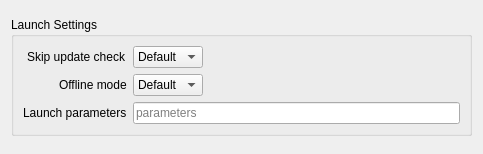
<?xml version="1.0" encoding="UTF-8"?>
<ui version="4.0">
 <class>GameSettings</class>
 <widget class="QWidget" name="GameSettings">
  <property name="geometry">
   <rect>
    <x>0</x>
    <y>0</y>
    <width>483</width>
    <height>154</height>
   </rect>
  </property>
  <property name="windowTitle">
   <string>GameSettings</string>
  </property>
  <layout class="QVBoxLayout" name="game_settings_layout">
   <item>
    <widget class="QGroupBox" name="launch_settings_group">
     <property name="sizePolicy">
      <sizepolicy hsizetype="Preferred" vsizetype="Fixed">
       <horstretch>0</horstretch>
       <verstretch>0</verstretch>
      </sizepolicy>
     </property>
     <property name="title">
      <string>Launch Settings</string>
     </property>
     <layout class="QFormLayout" name="launch_settings_layout">
      <property name="labelAlignment">
       <set>Qt::AlignRight|Qt::AlignTrailing|Qt::AlignVCenter</set>
      </property>
      <item row="0" column="0">
       <widget class="QLabel" name="skip_update_label">
        <property name="text">
         <string>Skip update check</string>
        </property>
       </widget>
      </item>
      <item row="0" column="1">
       <widget class="QComboBox" name="skip_update">
        <property name="sizePolicy">
         <sizepolicy hsizetype="Maximum" vsizetype="Fixed">
          <horstretch>0</horstretch>
          <verstretch>0</verstretch>
         </sizepolicy>
        </property>
        <item>
         <property name="text">
          <string>Default</string>
         </property>
        </item>
        <item>
         <property name="text">
          <string>Yes</string>
         </property>
        </item>
        <item>
         <property name="text">
          <string>No</string>
         </property>
        </item>
       </widget>
      </item>
      <item row="1" column="0">
       <widget class="QLabel" name="offline_label">
        <property name="text">
         <string>Offline mode</string>
        </property>
       </widget>
      </item>
      <item row="1" column="1">
       <widget class="QComboBox" name="offline">
        <property name="sizePolicy">
         <sizepolicy hsizetype="Maximum" vsizetype="Fixed">
          <horstretch>0</horstretch>
          <verstretch>0</verstretch>
         </sizepolicy>
        </property>
        <item>
         <property name="text">
          <string>Default</string>
         </property>
        </item>
        <item>
         <property name="text">
          <string>Yes</string>
         </property>
        </item>
        <item>
         <property name="text">
          <string>No</string>
         </property>
        </item>
       </widget>
      </item>
      <item row="2" column="0">
       <widget class="QLabel" name="launch_params_label">
        <property name="text">
         <string>Launch parameters</string>
        </property>
       </widget>
      </item>
      <item row="2" column="1">
       <widget class="QLineEdit" name="launch_params">
        <property name="placeholderText">
         <string>parameters</string>
        </property>
       </widget>
      </item>
     </layout>
    </widget>
   </item>
  </layout>
 </widget>
 <resources/>
 <connections/>
</ui>
